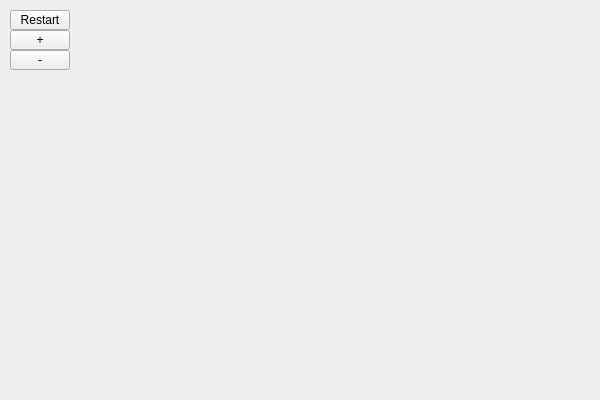
<?xml version="1.0" encoding="UTF-8"?>
<ui version="4.0">
 <class>mandelbrot</class>
 <widget class="QWidget" name="mandelbrot">
  <property name="geometry">
   <rect>
    <x>0</x>
    <y>0</y>
    <width>600</width>
    <height>400</height>
   </rect>
  </property>
  <property name="windowTitle">
   <string>mandelbrot</string>
  </property>
  <widget class="QPushButton" name="refresh">
   <property name="geometry">
    <rect>
     <x>10</x>
     <y>10</y>
     <width>60</width>
     <height>20</height>
    </rect>
   </property>
   <property name="text">
    <string>Restart</string>
   </property>
  </widget>
  <widget class="QPushButton" name="zoom_in">
   <property name="geometry">
    <rect>
     <x>10</x>
     <y>30</y>
     <width>60</width>
     <height>20</height>
    </rect>
   </property>
   <property name="text">
    <string>+</string>
   </property>
  </widget>
  <widget class="QPushButton" name="zoom_out">
   <property name="geometry">
    <rect>
     <x>10</x>
     <y>50</y>
     <width>60</width>
     <height>20</height>
    </rect>
   </property>
   <property name="text">
    <string>-</string>
   </property>
  </widget>
 </widget>
 <layoutdefault spacing="6" margin="11"/>
 <resources/>
 <connections/>
</ui>
